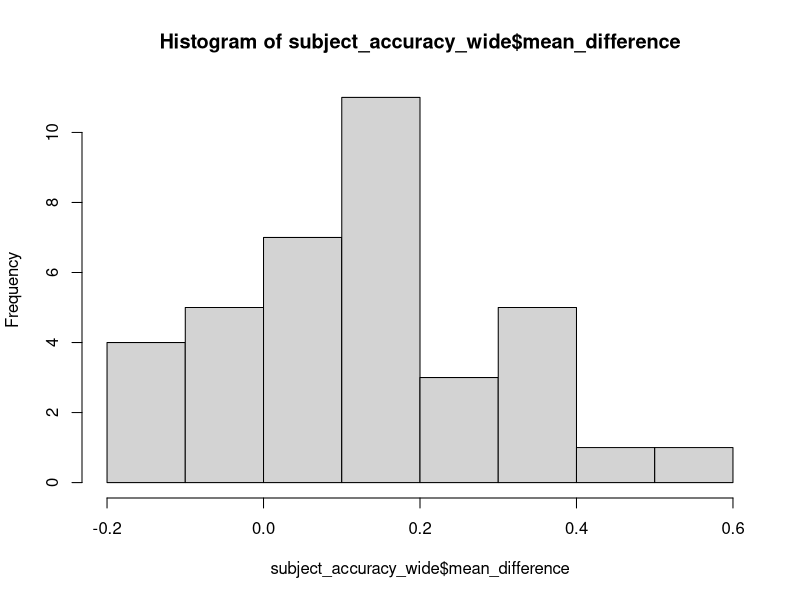
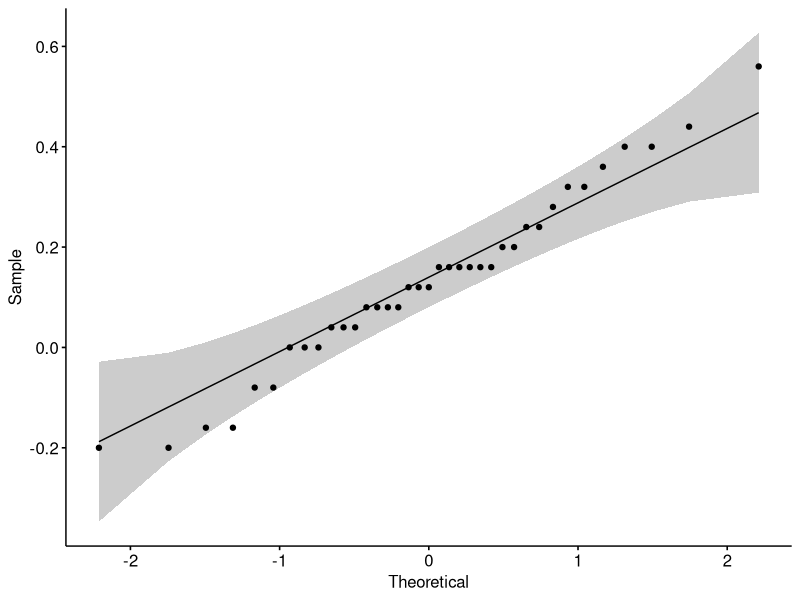

R code for these plots, in order:
## ---- chunk 1
#install.packages("tidyverse", dependencies = TRUE)
#install.packages("ggthemes", dependencies = TRUE)
## ---- chunk 2
library(tidyverse)
library(ggthemes)
library(rstatix)
library(ggpubr)
## ---- chunk 3
assignment5 = read_csv("assignment5_data.csv")
## ---- chunk 4
subject_accuracy = assignment5 %>%
  group_by(subject, prime_condition) %>%
  summarise(mean_accuracy = mean(accuracy))

subject_rt = assignment5 %>%
  group_by(subject, prime_condition) %>%
  summarise(mean_RT = mean(response_RT))
## ---- chunk 5
subject_accuracy_wide = subject_accuracy %>%
  pivot_wider(names_from = prime_condition, values_from = mean_accuracy)
## ---- chunk 6
subject_accuracy_long = subject_accuracy_wide %>%
  pivot_longer(names_to = "prime condition", cols = both:unrelated)
## ---- chunk 7
t.test(subject_accuracy_wide$phonological, subject_accuracy_wide$semantic, var.equal = FALSE, paired = TRUE)
## ---- chunk 8
x1_bar = mean(subject_accuracy_wide$phonological)
x2_bar = mean(subject_accuracy_wide$semantic)
x_bar_diff = x1_bar - x2_bar

s1 = sd(subject_accuracy_wide$phonological)
s2 = sd(subject_accuracy_wide$semantic)
s_bar_diff = s1 - s2

n = nrow(subject_accuracy_wide)
sqrt_n = sqrt(n)

t = x_bar_diff / (s_bar_diff/sqrt_n)
## ---- chunk 9
subject_accuracy_wide = subject_accuracy_wide %>%
  mutate(mean_difference = phonological - semantic)

subject_accuracy_wide = subject_accuracy_wide %>% ungroup()

hist(subject_accuracy_wide$mean_difference)
ggqqplot(subject_accuracy_wide, "mean_difference")

outliers = subject_accuracy_wide %>%
  identify_outliers(mean_difference)
## ---- chunk 10

